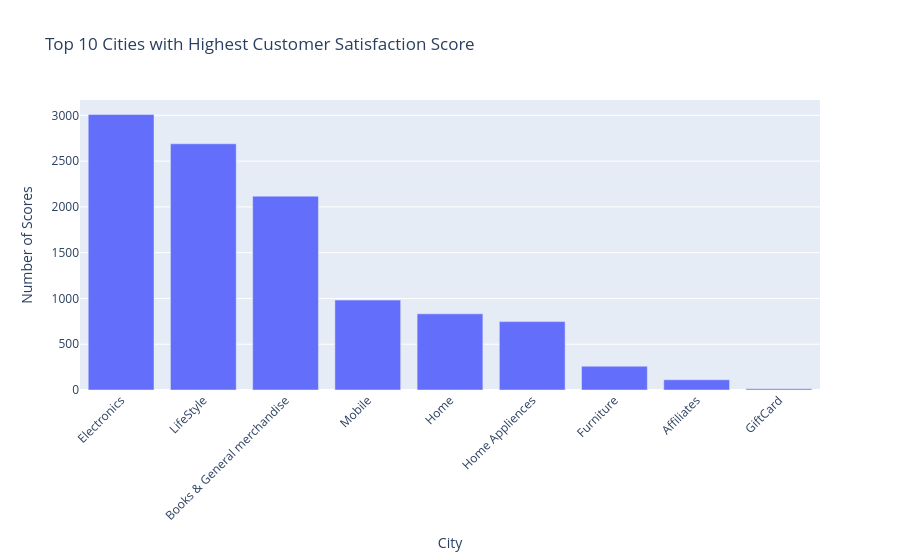

The code cell stored with this chart in its notebook:
### Markdown cell above
#### Chart - 6

### Code cell
grouped_df = (
    df_best_score.groupby('Product_category')
    .agg(Count=('CSAT Score', 'size'))
    .sort_values(by='Count', ascending=False)
    .reset_index()
)

# Plot top 10 cities with highest CSAT Score counts
fig = px.bar(
    grouped_df.head(10),
    x='Product_category',
    y='Count',
    title='Top 10 Cities with Highest Customer Satisfaction Score',
    labels={'Product_category': 'City', 'Count': 'Number of Scores'}
)

fig.update_layout(
    xaxis_tickangle=-45
)

fig.show()

### Figure 1 — Plotly figure (JSON) as saved in the notebook; plotly's stock layout.template omitted (floating-point values rounded to 4 significant figures)
{"data": [{"hovertemplate": "City=%{x}<br>Number of Scores=%{y}<extra></extra>", "legendgroup": "", "marker": {"color": "#636efa", "pattern": {"shape": ""}}, "name": "", "orientation": "v", "showlegend": false, "textposition": "auto", "type": "bar", "x": ["Electronics", "LifeStyle", "Books & General merchandise", "Mobile", "Home", "Home Appliences", "Furniture", "Affiliates", "GiftCard"], "xaxis": "x", "y": [3009, 2689, 2117, 982, 832, 747, 260, 112, 13], "yaxis": "y"}], "layout": {"barmode": "relative", "legend": {"tracegroupgap": 0}, "title": {"text": "Top 10 Cities with Highest Customer Satisfaction Score"}, "xaxis": {"anchor": "y", "domain": [0, 1], "tickangle": -45, "title": {"text": "City"}}, "yaxis": {"anchor": "x", "domain": [0, 1], "title": {"text": "Number of Scores"}}}}
